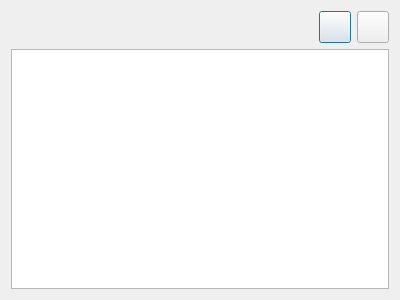
<?xml version="1.0" encoding="UTF-8"?>
<ui version="4.0">
 <class>CategoriaCompra</class>
 <widget class="QDialog" name="CategoriaCompra">
  <property name="geometry">
   <rect>
    <x>0</x>
    <y>0</y>
    <width>400</width>
    <height>300</height>
   </rect>
  </property>
  <property name="windowTitle">
   <string>Dialog</string>
  </property>
  <layout class="QVBoxLayout" name="verticalLayout">
   <item>
    <layout class="QHBoxLayout" name="horizontalLayout">
     <item>
      <spacer name="horizontalSpacer">
       <property name="orientation">
        <enum>Qt::Horizontal</enum>
       </property>
       <property name="sizeHint" stdset="0">
        <size>
         <width>40</width>
         <height>20</height>
        </size>
       </property>
      </spacer>
     </item>
     <item>
      <widget class="QPushButton" name="add">
       <property name="sizePolicy">
        <sizepolicy hsizetype="Minimum" vsizetype="Fixed">
         <horstretch>32</horstretch>
         <verstretch>32</verstretch>
        </sizepolicy>
       </property>
       <property name="minimumSize">
        <size>
         <width>32</width>
         <height>32</height>
        </size>
       </property>
       <property name="maximumSize">
        <size>
         <width>32</width>
         <height>32</height>
        </size>
       </property>
       <property name="sizeIncrement">
        <size>
         <width>0</width>
         <height>0</height>
        </size>
       </property>
       <property name="text">
        <string/>
       </property>
       <property name="icon">
        <iconset resource="imagenes.qrc">
         <normaloff>:/imagenes/Imagenes/add.png</normaloff>:/imagenes/Imagenes/add.png</iconset>
       </property>
       <property name="iconSize">
        <size>
         <width>32</width>
         <height>32</height>
        </size>
       </property>
      </widget>
     </item>
     <item>
      <widget class="QPushButton" name="remove">
       <property name="minimumSize">
        <size>
         <width>32</width>
         <height>32</height>
        </size>
       </property>
       <property name="maximumSize">
        <size>
         <width>32</width>
         <height>32</height>
        </size>
       </property>
       <property name="text">
        <string/>
       </property>
       <property name="icon">
        <iconset resource="imagenes.qrc">
         <normaloff>:/imagenes/Imagenes/quit.png</normaloff>:/imagenes/Imagenes/quit.png</iconset>
       </property>
       <property name="iconSize">
        <size>
         <width>32</width>
         <height>32</height>
        </size>
       </property>
      </widget>
     </item>
    </layout>
   </item>
   <item>
    <widget class="QTableView" name="categoriaCompra"/>
   </item>
  </layout>
 </widget>
 <resources>
  <include location="imagenes.qrc"/>
 </resources>
 <connections/>
</ui>
